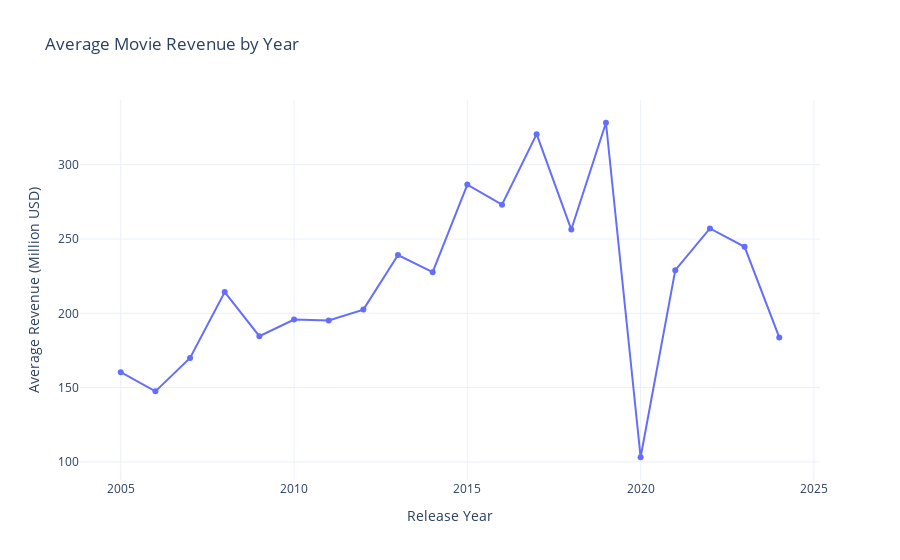

The cell this chart's notebook holds for it:
### Code cell
year_avg = dff.groupby('year')['revenue'].mean().reset_index()
year_avg['revenue_million'] = year_avg['revenue'] / 1e6

fig = px.line(
    year_avg,
    x='year',
    y='revenue_million',
    markers=True,
    title='Average Movie Revenue by Year',
    labels={'year':'Release Year', 'revenue_million':'Average Revenue (Million USD)'},
    template=plotly_template
)

fig.show()

### Figure 1 — Plotly figure (JSON) as saved in the notebook; plotly's stock layout.template omitted (floating-point values rounded to 4 significant figures)
{"data": [{"hovertemplate": "Release Year=%{x}<br>Average Revenue (Million USD)=%{y}<extra></extra>", "legendgroup": "", "line": {"color": "#636efa", "dash": "solid"}, "marker": {"symbol": "circle"}, "mode": "lines+markers", "name": "", "orientation": "v", "showlegend": false, "x": [2005, 2006, 2007, 2008, 2009, 2010, 2011, 2012, 2013, 2014, 2015, 2016, 2017, 2018, 2019, 2020, 2021, 2022, 2023, 2024], "xaxis": "x", "y": [160.4, 147.5, 170.0, 214.3, 184.6, 195.8, 195.1, 202.5, 239.2, 227.7, 286.6, 273.1, 320.6, 256.4, 328.3, 103.1, 229.0, 257.1, 244.8, 183.8], "yaxis": "y", "type": "scatter"}], "layout": {"xaxis": {"anchor": "y", "domain": [0.0, 1.0], "title": {"text": "Release Year"}}, "yaxis": {"anchor": "x", "domain": [0.0, 1.0], "title": {"text": "Average Revenue (Million USD)"}}, "legend": {"tracegroupgap": 0}, "title": {"text": "Average Movie Revenue by Year"}}}
